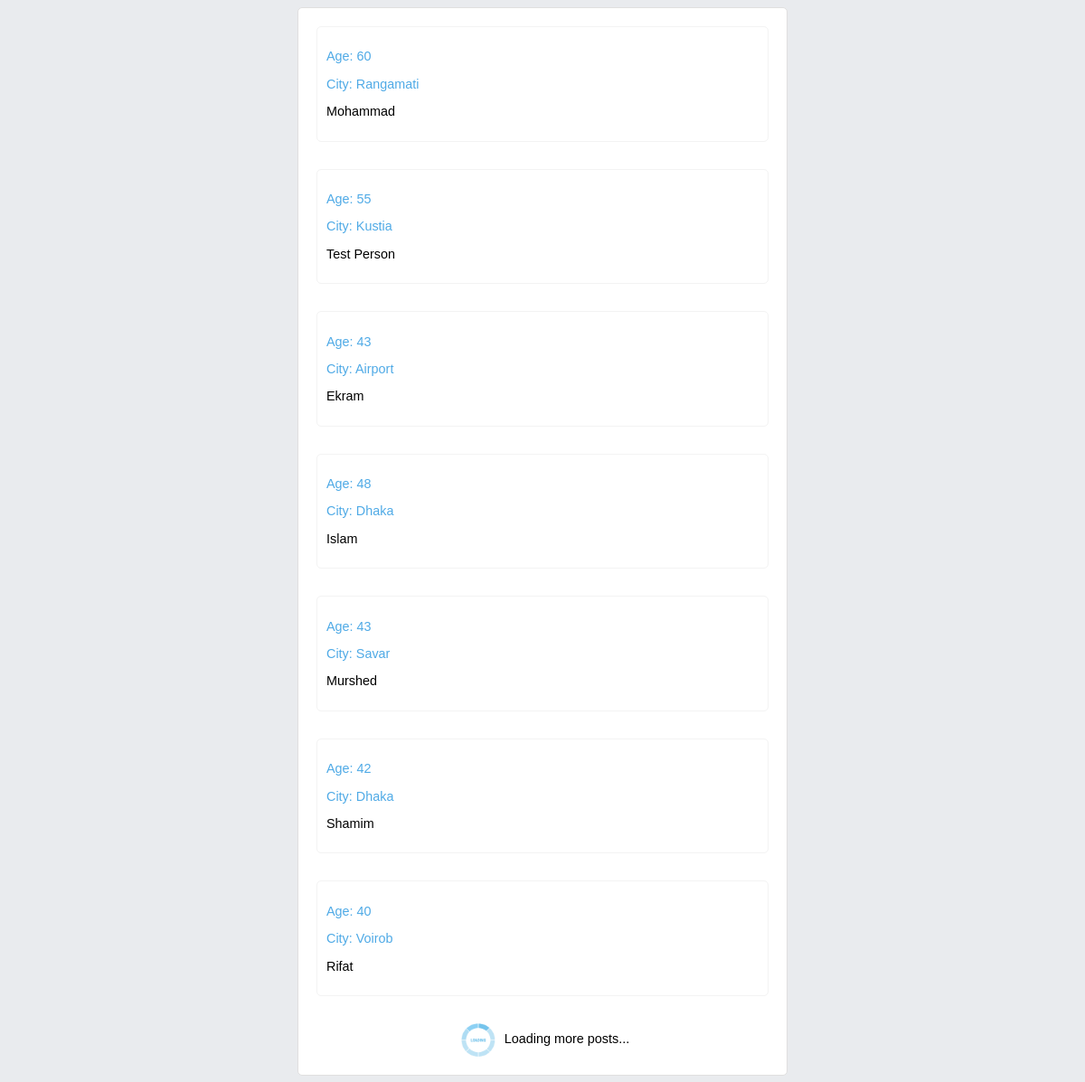
The page / on the database its author committed.
### tables this page shows
CREATE TABLE IF NOT EXISTS `sample_data` (
  `id` int(11) NOT NULL AUTO_INCREMENT,
  `name` varchar(125) NOT NULL,
  `age` varchar(125) NOT NULL,
  `city` varchar(125) NOT NULL,
  PRIMARY KEY (`id`)
);

### index.php (the view, shortened to what this page needs)
<!DOCTYPE html>
<html>
<head>
</head>
<body>
    <div class="post-wall">
        <div id="post-list">
            <?php
            require_once ('db.php');
            $sqlQuery = "SELECT * FROM sample_data ORDER BY id DESC LIMIT 7";
            $result = mysqli_query($conn, $sqlQuery);
            ?>
            <?php
            while ($row = mysqli_fetch_assoc($result)) {
                $content = substr($row['name'], 0, 100);
                ?>
                <div class="post-item" id="<?php echo $row['id']; ?>">
                    <p class="post-title">Age: <?php echo $row['age']; ?></p>
                    <p class="post-title">City: <?php echo $row['city']; ?></p>
                    <p><?php echo $content; ?></p>
                </div>
                <?php
                }
                ?>
            </div>
            <div class="ajax-loader text-center">
                <img src="LoaderIcon.gif"> Loading more posts...
            </div>
    </div>
</body>
</html>

### index.php (style rules this page uses)
body { font-family: Arial; background: #e9ebee; font-size: 0.9em; }
.post-wall { background: #FFF; border: #e0dfdf 1px solid; padding: 20px; border-radius: 5px; margin: 0 auto; width: 500px; }
.post-item { padding: 10px; border: #f3f3f3 1px solid; border-radius: 5px; margin-bottom: 30px; }
.post-title { color: #4faae6; }
.ajax-loader { display: block; text-align: center; }
.ajax-loader img { width: 50px; vertical-align: middle; }

### rows shown on the page
sample_data: age "60", city "Rangamati", name "Mohammad"
sample_data: age "55", city "Kustia", name "Test Person"
sample_data: age "43", city "Airport", name "Ekram"
sample_data: age "48", city "Dhaka", name "Islam"
sample_data: age "43", city "Savar", name "Murshed"
sample_data: age "42", city "Dhaka", name "Shamim"
sample_data: age "40", city "Voirob", name "Rifat"
